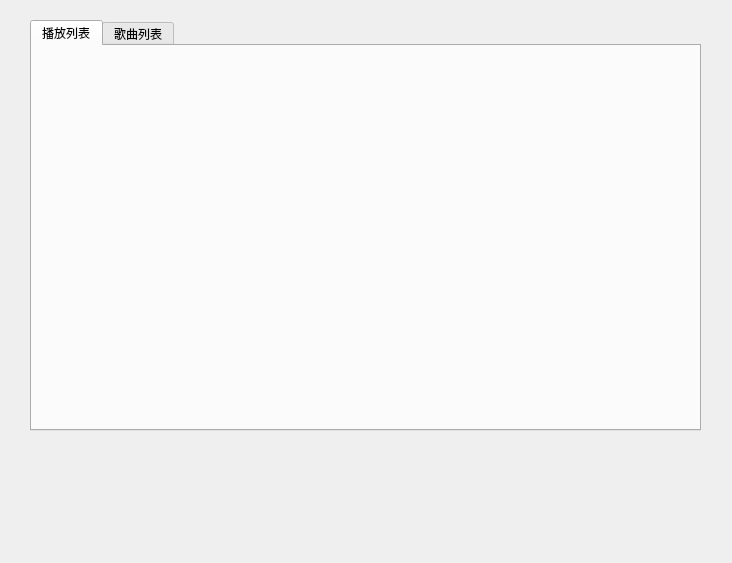
<?xml version="1.0" encoding="UTF-8"?>
<ui version="4.0">
 <class>Form</class>
 <widget class="QWidget" name="Form">
  <property name="geometry">
   <rect>
    <x>0</x>
    <y>0</y>
    <width>732</width>
    <height>563</height>
   </rect>
  </property>
  <property name="windowTitle">
   <string>Form</string>
  </property>
  <widget class="QTabWidget" name="tabWidget">
   <property name="geometry">
    <rect>
     <x>30</x>
     <y>20</y>
     <width>671</width>
     <height>411</height>
    </rect>
   </property>
   <property name="currentIndex">
    <number>0</number>
   </property>
   <widget class="QWidget" name="playList">
    <attribute name="title">
     <string>播放列表</string>
    </attribute>
   </widget>
   <widget class="QWidget" name="songList">
    <attribute name="title">
     <string>歌曲列表</string>
    </attribute>
   </widget>
  </widget>
 </widget>
 <resources/>
 <connections/>
</ui>
